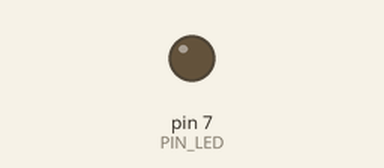
Bench run of a sketch on a simulated Arduino Uno, built with avr-gcc and run on an emulated ATmega328P. Shown: output pins drawn as LEDs (lit = HIGH). Dashed ring = blinking. At 2.0 s the program stops and its outputs stay as they are.

Above: at 0.5 s.
At 1.85 s:
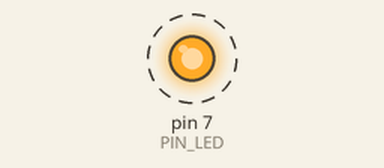
Timing chart, 0 to 3.0 s (numbered marks = the images above):
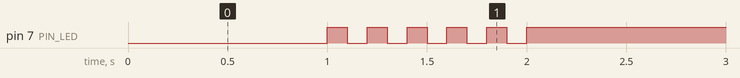

Measured:
- by itself, pin 7 (PIN_LED): alternates HIGH for 0.10 s and LOW for 0.10 s, 11 changes in all, then stays HIGH

The sketch:

04_example_4_subject.ino
```cpp
#define PIN_LED 7
unsigned int on = 0, off = 1;

void setup() {
  pinMode(PIN_LED, OUTPUT);
  digitalWrite(PIN_LED, on); // turn on LED.
}

void loop() {
  delay(1000);
  for (int i = 0; i<5; i++) {
    digitalWrite(PIN_LED, off); // update LED status.
    delay(100); // wait for 0.1 seconds
    digitalWrite(PIN_LED, on);
    delay(100);
    }
  digitalWrite(PIN_LED, off);
  while (1) {} // infinite loop
}
```
